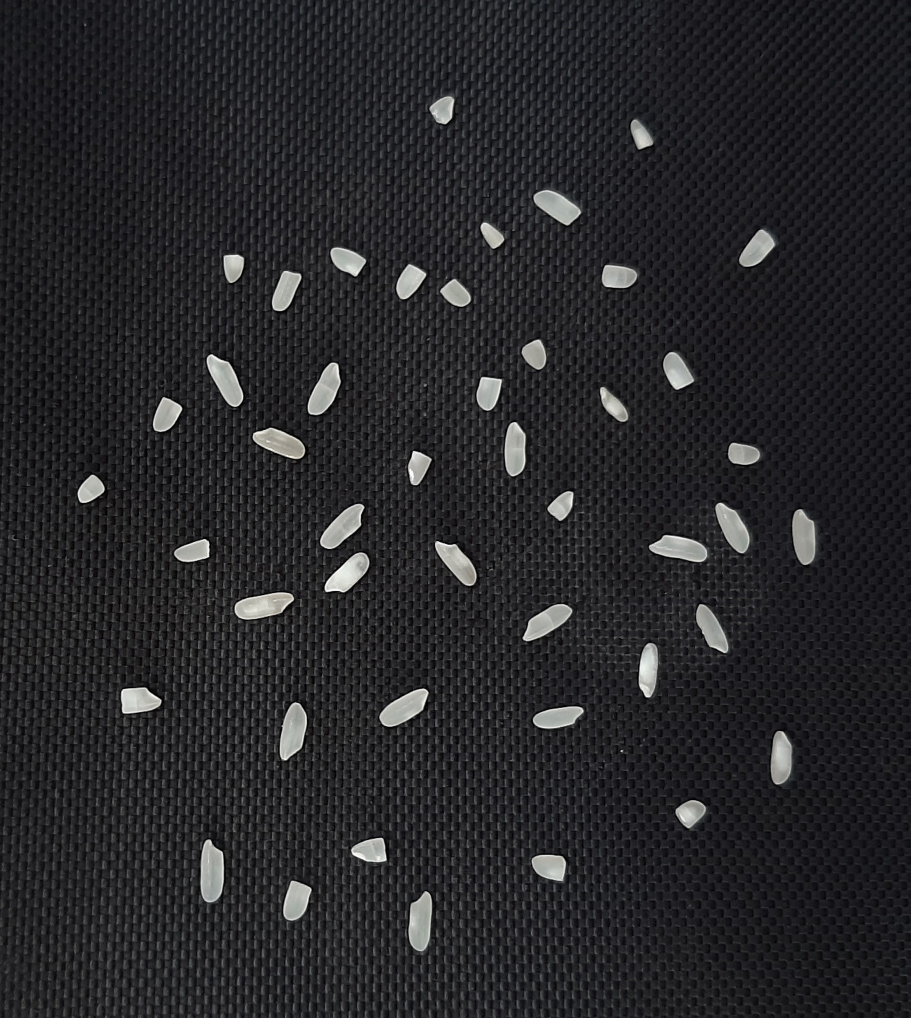
#> input picture flask_rest_api/image/rice.jpg, 1821 x 2036 px (shown at 1/2 size); its folder holds only this picture in this run
$ python -i grain_extract.py   (imports and definitions only)   (older library calls are emulated)
#> lines starting #> are read from the running program, lines starting #| are printed output that depends on the picture; after the words box and inside, x2 and y2 are one past the last pixel; in counts of white or black regions, pixels touching at a corner belong together
### flask_rest_api/random_forest_classifier.py
from sklearn.externals import joblib
from csv import reader
import csv

# Convert string column to float
def str_column_to_float(dataset, column):
    for row in dataset:
        row[column] = float(row[column].strip())

def classify():
    dataset = list()
    with open('extracted_features/test.csv', 'r') as file:
        csv_reader = reader(file)
        for row in csv_reader:
            if not row:
                continue
            dataset.append(row)

    for i in range(1,len(dataset[0])):
        str_column_to_float(dataset, i)

    result = []
    for row in dataset:
        clf = joblib.load('trained_models/random_forest/random_forest_model.pkl')
        p = clf.predict([row[1:7]])
        row[-1] = p[0]
        result.append(row)

    for i in result:
        with open('extracted_features/result.csv', 'a', newline='') as csvfile:
            spamwriter = csv.writer(csvfile, delimiter=',',quotechar='|', quoting=csv.QUOTE_MINIMAL)
            spamwriter.writerow([i[0],i[1],i[2],i[3],i[4],i[5],i[6],i[7]])
    #print("WIDTH   ||  HEIGHT   ||   aspect_ratio   ||   AREA   ||   RADIUS  ||  PERIMETER   ||    LABLE")
    l = []
    for i in result:
        d = {'image':i[0], "width_":i[1],  "height_":i[2],  "aspect_ratio_":i[3],  "area_":i[4],  "radius_":i[5],  "perimeter_":i[6],  "result_":i[7]}
        l.append(d)

    fd = {"Data":l}
    #print(fd)
    return fd

### flask_rest_api/rotate_image.py
from PIL import Image
import os
import zoom_out_img

def rotate_img():

    def rotate_img(img_path, rt_degr):
        img = Image.open(img_path)
        return img.rotate(rt_degr, expand=1)

    i = 0
    for f in os.listdir('extracted_grains'):
        i = i + 1
        img_rt_90 = Image.open('extracted_grains/' + f)
        a, b = img_rt_90.size
        if a > b:
            img_rt_90 = rotate_img('extracted_grains/' + f, 90)
            img_rt_90.save('extracted_grains/'+f)

    fd = zoom_out_img.zoom_out()
    return fd

### flask_rest_api/zoom_out_img.py
import cv2
import os
import features_extract

def zoom_out():
    for f in os.listdir('extracted_grains'):
        img = cv2.imread('extracted_grains/'+f)

        color = [0, 0, 0]

        top, bottom, left, right = [100] * 4

        img_with_border = cv2.copyMakeBorder(img, top, bottom, left, right, cv2.BORDER_CONSTANT, value=color)
        cv2.imwrite('extracted_grains/'+f, img_with_border)

    fd = features_extract.features_extract()
    return fd

### flask_rest_api/features_extract.py
#https://docs.opencv2.org/3.4/dd/d49/tutorial_py_contour_features.html

import numpy as np
import cv2
from skimage import measure, data, io
import matplotlib.pyplot as plt
import  os
import csv
import shutil
import random_forest_classifier
#import neural_network_classifier

def features_extract():

    shutil.rmtree('extracted_features')
    os.mkdir('extracted_features')

    for f in os.listdir('extracted_grains'):
        img = cv2.imread('extracted_grains/'+f,0)
        ret,thresh = cv2.threshold(img,127,255,0)
        im2,contours,hierarchy = cv2.findContours(thresh, 1, 2)
        cnt = contours[0]
        M = cv2.moments(cnt)

        cx = int(M['m10']/M['m00'])
        cy = int(M['m01']/M['m00'])

        area = cv2.contourArea(cnt)

        perimeter = cv2.arcLength(cnt,True)

        (x,y),radius = cv2.minEnclosingCircle(cnt)
        center = (int(x),int(y))
        radius = int(radius)

        ellipse = cv2.fitEllipse(cnt)
        img = cv2.ellipse(img,ellipse,(0,255,0),2)

        rect = cv2.minAreaRect(cnt)
        box = cv2.boxPoints(rect)
        box = np.int0(box)
        img = cv2.drawContours(img,[box],0,(255,255,255),2)

        width = ellipse[1][0]
        height = ellipse[1][1]
        aspect_ratio = width/height

        with open('extracted_features/test.csv', 'a', newline='') as csvfile:
            spamwriter = csv.writer(csvfile, delimiter=',',quotechar='|', quoting=csv.QUOTE_MINIMAL)
            spamwriter.writerow([f,width,height,aspect_ratio,area,radius,perimeter,1])

    fd = random_forest_classifier.classify()
    return fd

### flask_rest_api/grain_extract.py
#https://stackoverflow.com/questions/51249781/using-regionprops-in-python
from skimage.io import imread, imshow
from skimage.filters import gaussian, threshold_otsu
from skimage import measure, data, io
import matplotlib.pyplot as plt
from skimage.color import rgb2gray
import cv2
from skimage.color import label2rgb
from PIL import Image
import numpy as np
import shutil
import os
import glob
from skimage.exposure import rescale_intensity
from skimage.morphology import reconstruction
import numpy as np
import rotate_image

def grain_extract(img):

#> called with img = 'image/rice.jpg'
    shutil.rmtree('extracted_grains')
    os.mkdir('extracted_grains')
    shutil.rmtree('extracted_grains_rgb')
    os.mkdir('extracted_grains_rgb')

    original = imread(img)
#> original is the input picture: shape (2036, 1821, 3); mean R, G, B 38.9, 38.7, 41.5

    gray_image = rgb2gray(original)

    thresh = threshold_otsu(gray_image)
#> thresh = 0.416
    o = gray_image > thresh
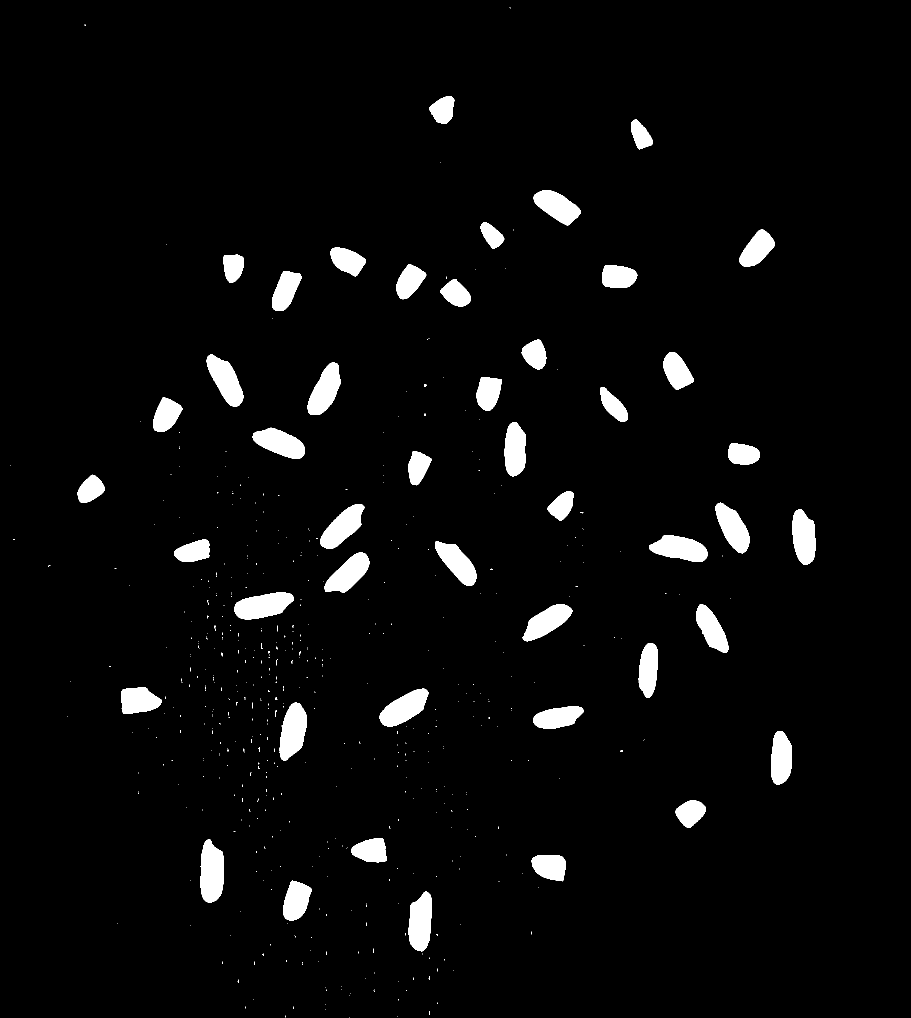
#> o: shape (2036, 1821) bool (shown at 1/2 size); 3.9% white; 546 white regions (499 under 20 px), largest, box (x1, y1, x2, y2) and area: (401, 1679, 448, 1805) 4805, (469, 1185, 588, 1239) 4489, (559, 1405, 614, 1521) 4429

    blurred = gaussian(o, sigma=.8)
    binary = blurred > threshold_otsu(blurred)
#> binary: shape (2036, 1821) bool; 3.9% white; 145 white regions (99 under 20 px), largest, box (x1, y1, x2, y2) and area: (401, 1679, 448, 1805) 4805, (469, 1185, 588, 1239) 4489, (559, 1405, 614, 1521) 4430

    seed = np.copy(binary)
    seed[1:-1, 1:-1] = binary.max()
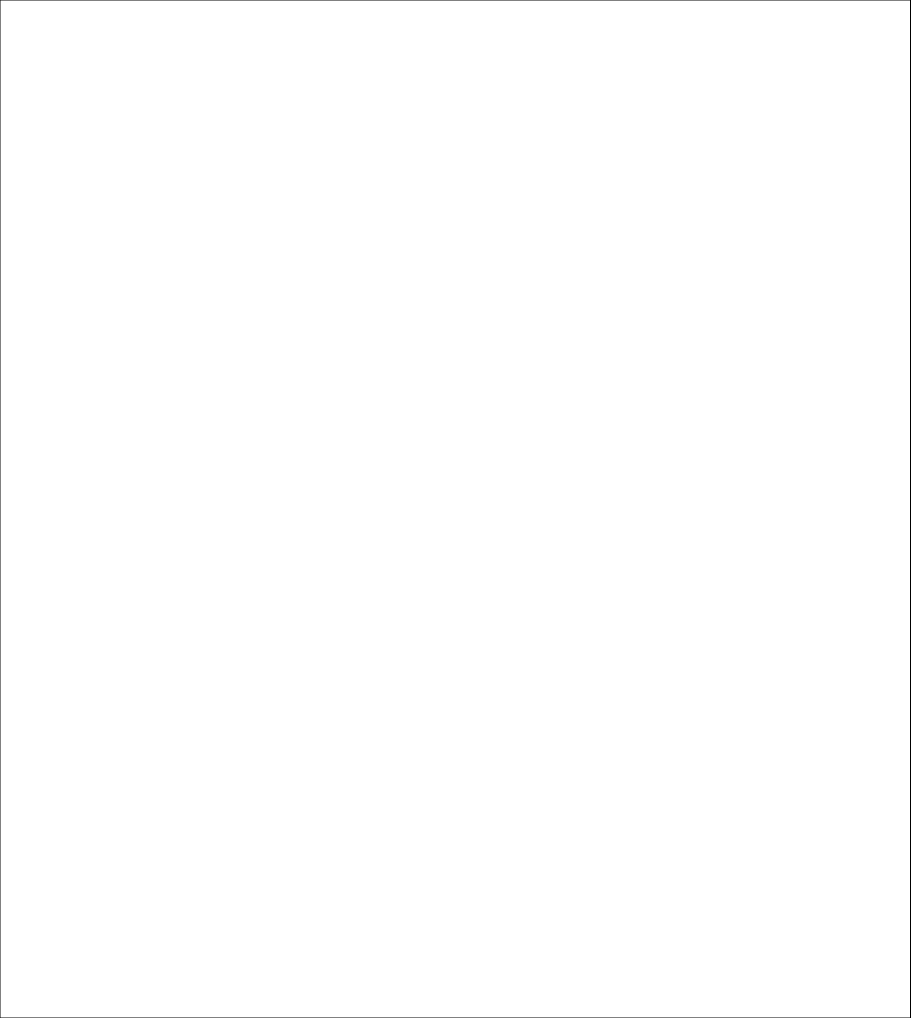
#> seed: shape (2036, 1821) bool (shown at 1/2 size); 99.8% white; black in thin lines or dots
    mask = binary
    filled = reconstruction(seed, mask, method='erosion')
#> filled: shape (2036, 1821) float64; values 0 (black) and 1 (white), 3.9% white; 145 white regions (99 under 20 px)

    labels = measure.label(filled)
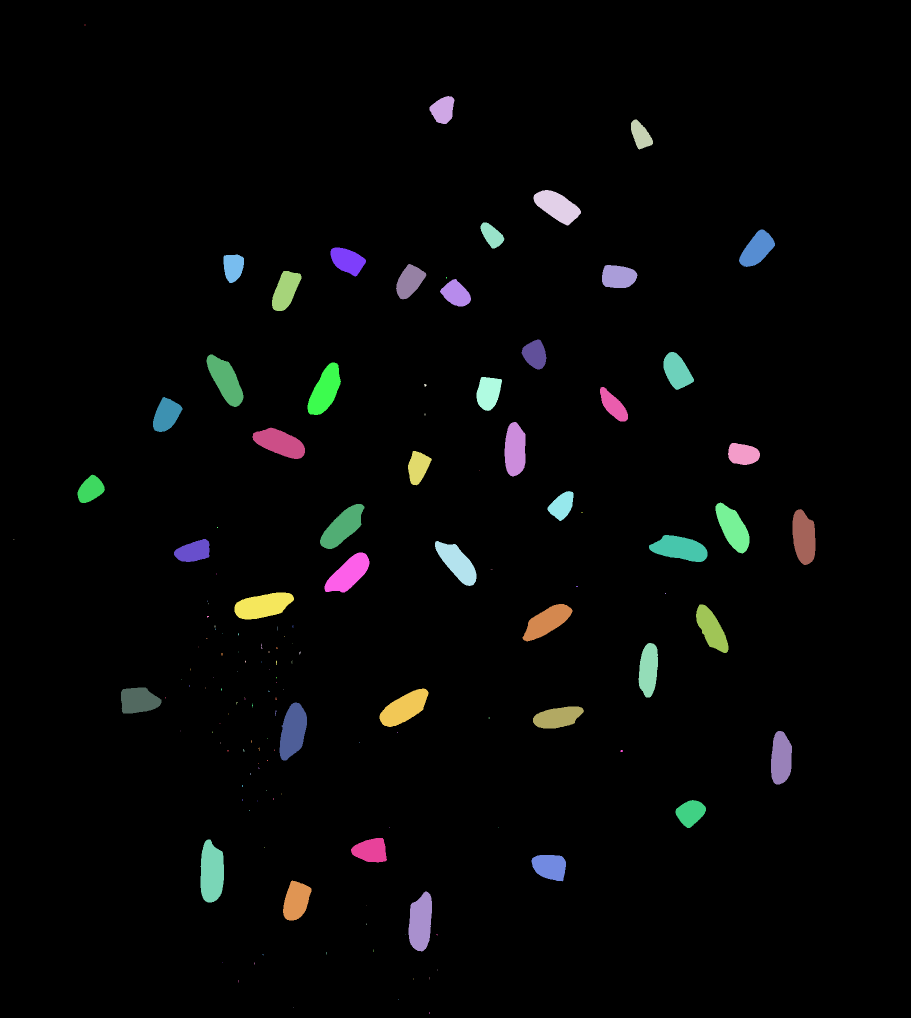
#> labels: shape (2036, 1821) int64 (shown at 1/2 size); 146 distinct labels, from 0 to 145; one colour per label, 0 black
    props = measure.regionprops(labels)
#> props = 145 regions; largest, box (x1, y1, x2, y2) and area: (401, 1679, 448, 1805) 4805, (469, 1185, 588, 1239) 4489, (559, 1405, 614, 1521) 4430, (817, 1783, 864, 1903) 4336, (759, 1377, 857, 1454) 4268

    i = 1

    for prop in props:
        if prop.area < 200 :
            continue
        #print('grain',i,': Size -> ',prop.area)
        a, b, c, d = prop.bbox
        #io.imshow(original[a:c, b:d])
        #plt.show()
        plt.imsave('extracted_grains/' + str(i) + '.jpg', prop.image, cmap=plt.cm.gray)
        plt.imsave('extracted_grains_rgb/' + str(i) + '.jpg', original[a:c, b:d], cmap=plt.cm.gray)
        i += 1
#> this loop made 145 passes
#> (a, b, c, d) on passes 2, 3, 4, 5, 6, 7, 8, 9, 10, 11, 13, 14: (192, 859, 248, 909), (239, 1262, 299, 1306), (380, 1067, 451, 1162), (445, 961, 497, 1009), (459, 1478, 534, 1550), (495, 661, 553, 732), (509, 447, 566, 488), (528, 792, 599, 853), (530, 1204, 576, 1275), (542, 544, 622, 603), (558, 880, 613, 942), (679, 1043, 739, 1093)
#> pass 2, in grain_extract, `plt.imsave('extracted_grains/' + str(i) + '.jpg', prop.image, cmap=plt..`:
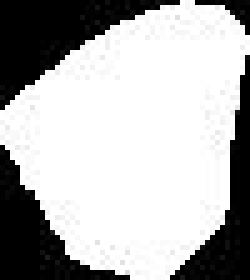
#> saved as 1.jpg: shape (56, 50, 3) (shown 5 times larger); min 0, max 255, mean 177.8
#> pass 2, in grain_extract, `plt.imsave('extracted_grains_rgb/' + str(i) + '.jpg', original[a:c, b:..`:
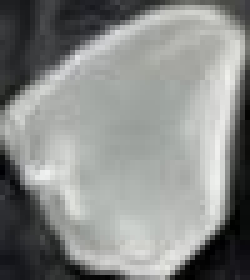
#> saved as 1.jpg: shape (56, 50, 3) (shown 5 times larger); mean R, G, B 136.9, 139, 137
#> after the loop, i = 47

    fd = rotate_image.rotate_img()
#> (reads flask_rest_api/extracted_features/test.csv from the repository)
    return fd

#> (the run stopped early here; a loop or call above may not have finished)
